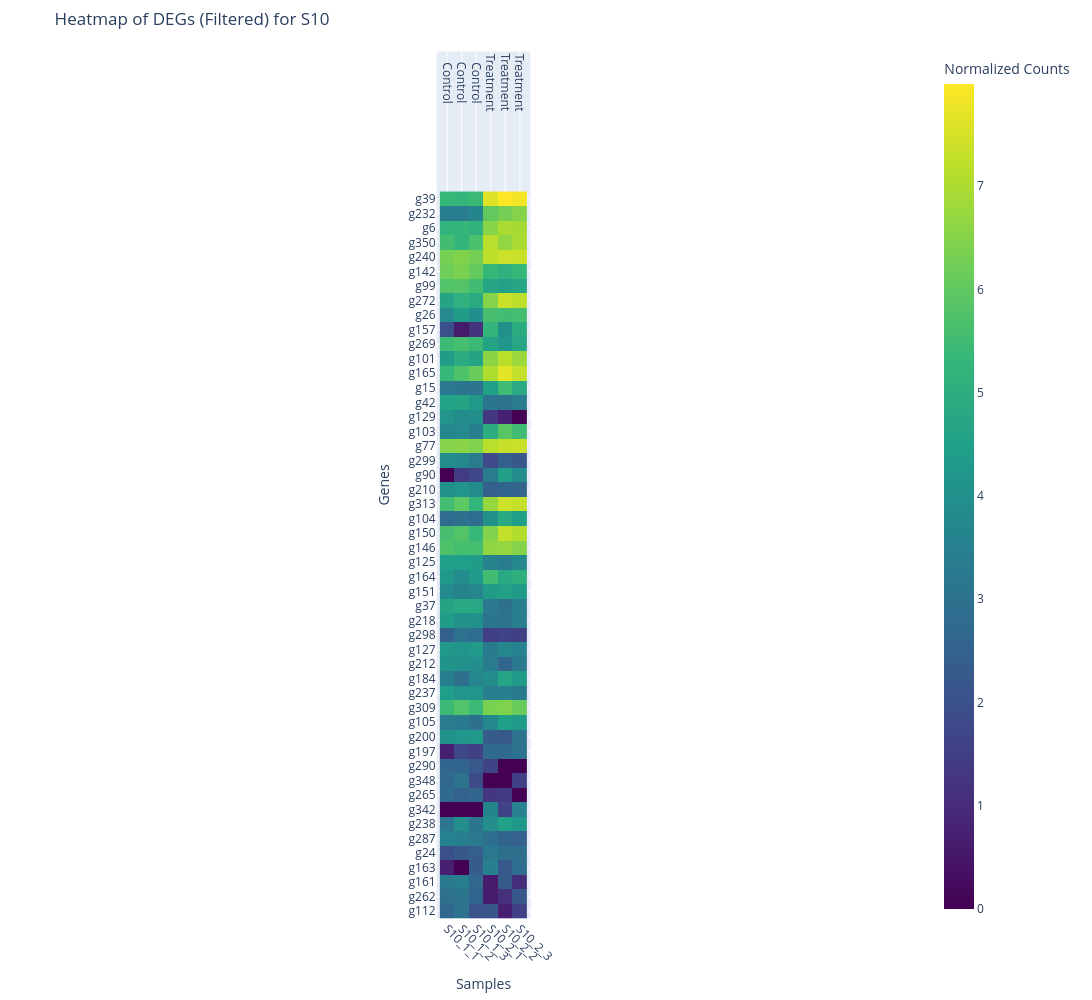

Notebook cell for this chart:
### Markdown cell above
We can also create a heatmap with the log2 read counts of the selected differentially expressed genes so that we can visualise the differences in normalized counts between the Control and the Treatment samples.

The genes are ordered by the FDR value.

### Code cell
import plotly.express as px


# Select the genes that passed the filtering (DEGs) from the pseudo-normalized counts
selected_genes = deg_S10_filtered.gene_ID.values
heatmap_counts = pd.DataFrame(pds.preprocessing.deseq2_norm(dds.X)[0][:6,:], index=dds.obs_names[:6], columns=dds.var_names)
heatmap_counts =  heatmap_counts[selected_genes].T   # select first 6 samples
annot_col = pd.DataFrame({"Condition": ["Control"]*3 + ["Treatment"]*3}, index=dds.obs_names[:6])


# Create a heatmap
fig = px.imshow(np.log1p(heatmap_counts),
                labels={'x': "Samples", 'y': "Genes", 'color': 'Normalized Counts'},
                x=heatmap_counts.columns, 
                y=selected_genes,
                color_continuous_scale='Viridis')

fig.update_layout(
    title="Heatmap of DEGs (Filtered) for S10",
    height=1000,    # Increase overall height
    width=1800,     # Increase overall width
    autosize=True,  # Auto-sizing to fit the data
    xaxis=dict(
        scaleanchor="y",  # Keeps the aspect ratio square
        tickangle=45,     # Optional: rotate axis labels for better visibility
    ),
#    yaxis=dict(
#        scaleanchor="x",  # Keeps the aspect ratio square
#    ),
    margin=dict(t=50, r=50, b=50, l=50)  # Optional: add margins for better spacing
)


# Add annotations for the conditions (Control vs Treatment)
for i, col in enumerate(heatmap_counts.columns):
    fig.add_annotation(
        x=i,
        y=-8,
        text=annot_col["Condition"].iloc[i],
        showarrow=False,
        font=dict(size=12),
        textangle=90,    
        align="center"
    )


fig.update_layout(title="Heatmap of DEGs (Filtered) for S10")#, height=600, width=800)
fig.show()

### Figure 1 — Plotly figure (JSON) as saved in the notebook; plotly's stock layout.template omitted (floating-point values rounded to 4 significant figures; data arrays with more than 128 entries replaced by an {"elided": "..."} marker saying what was removed)
{"data": [{"coloraxis": "coloraxis", "hovertemplate": "Samples: %{x}<br>Genes: %{y}<br>Normalized Counts: %{z}<extra></extra>", "name": "0", "type": "heatmap", "x": ["S10_1_1", "S10_1_2", "S10_1_3", "S10_2_1", "S10_2_2", "S10_2_3"], "xaxis": "x", "y": ["g39", "g232", "g6", "g350", "g240", "g142", "g99", "g272", "g26", "g157", "g269", "g101", "g165", "g15", "g42", "g129", "g103", "g77", "g299", "g90", "g210", "g313", "g104", "g150", "g146", "g125", "g164", "g151", "g37", "g218", "g298", "g127", "g212", "g184", "g237", "g309", "g105", "g200", "g197", "g290", "g348", "g265", "g342", "g238", "g287", "g24", "g163", "g161", "g262", "g112"], "yaxis": "y", "z": {"elided": "50x6 float values"}}], "layout": {"annotations": [{"align": "center", "font": {"size": 12}, "showarrow": false, "text": "Control", "textangle": 90, "x": 0, "y": -8}, {"align": "center", "font": {"size": 12}, "showarrow": false, "text": "Control", "textangle": 90, "x": 1, "y": -8}, {"align": "center", "font": {"size": 12}, "showarrow": false, "text": "Control", "textangle": 90, "x": 2, "y": -8}, {"align": "center", "font": {"size": 12}, "showarrow": false, "text": "Treatment", "textangle": 90, "x": 3, "y": -8}, {"align": "center", "font": {"size": 12}, "showarrow": false, "text": "Treatment", "textangle": 90, "x": 4, "y": -8}, {"align": "center", "font": {"size": 12}, "showarrow": false, "text": "Treatment", "textangle": 90, "x": 5, "y": -8}], "autosize": true, "coloraxis": {"autocolorscale": false, "colorbar": {"title": {"text": "Normalized Counts"}}, "colorscale": [[0, "#440154"], [0.1111, "#482878"], [0.2222, "#3e4989"], [0.3333, "#31688e"], [0.4444, "#26828e"], [0.5556, "#1f9e89"], [0.6667, "#35b779"], [0.7778, "#6ece58"], [0.8889, "#b5de2b"], [1, "#fde725"]]}, "height": 1000, "margin": {"b": 50, "l": 50, "r": 50, "t": 50}, "title": {"text": "Heatmap of DEGs (Filtered) for S10"}, "width": 1800, "xaxis": {"anchor": "y", "constrain": "domain", "domain": [0, 1], "scaleanchor": "y", "tickangle": 45, "title": {"text": "Samples"}}, "yaxis": {"anchor": "x", "autorange": "reversed", "constrain": "domain", "domain": [0, 1], "title": {"text": "Genes"}}}}
